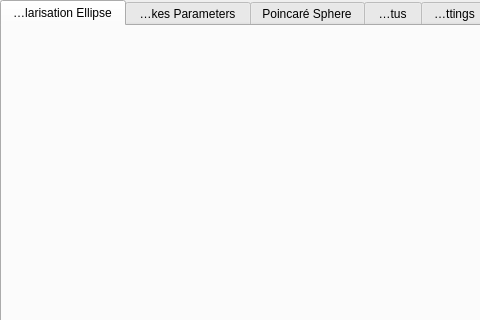
<?xml version="1.0" encoding="UTF-8"?>
<ui version="4.0">
 <class>MainWindow</class>
 <widget class="QMainWindow" name="MainWindow">
  <property name="geometry">
   <rect>
    <x>0</x>
    <y>0</y>
    <width>480</width>
    <height>320</height>
   </rect>
  </property>
  <property name="windowTitle">
   <string>MainWindow</string>
  </property>
  <widget class="QWidget" name="centralwidget">
   <widget class="QWidget" name="gridLayoutWidget">
    <property name="geometry">
     <rect>
      <x>0</x>
      <y>0</y>
      <width>488</width>
      <height>349</height>
     </rect>
    </property>
    <layout class="QGridLayout" name="gridLayout">
     <property name="spacing">
      <number>0</number>
     </property>
     <item row="0" column="0">
      <widget class="QTabWidget" name="tabWidget">
       <property name="tabPosition">
        <enum>QTabWidget::North</enum>
       </property>
       <property name="tabShape">
        <enum>QTabWidget::Rounded</enum>
       </property>
       <property name="currentIndex">
        <number>0</number>
       </property>
       <property name="iconSize">
        <size>
         <width>8</width>
         <height>8</height>
        </size>
       </property>
       <property name="elideMode">
        <enum>Qt::ElideLeft</enum>
       </property>
       <widget class="QWidget" name="polarisation_ellipse_tab">
        <property name="sizePolicy">
         <sizepolicy hsizetype="Fixed" vsizetype="Fixed">
          <horstretch>0</horstretch>
          <verstretch>0</verstretch>
         </sizepolicy>
        </property>
        <property name="minimumSize">
         <size>
          <width>480</width>
          <height>320</height>
         </size>
        </property>
        <property name="maximumSize">
         <size>
          <width>480</width>
          <height>320</height>
         </size>
        </property>
        <attribute name="title">
         <string>Polarisation Ellipse</string>
        </attribute>
       </widget>
       <widget class="QWidget" name="stokes_parameters_tab">
        <attribute name="title">
         <string>Stokes Parameters</string>
        </attribute>
       </widget>
       <widget class="QWidget" name="poincare_sphere">
        <attribute name="title">
         <string>Poincaré Sphere</string>
        </attribute>
       </widget>
       <widget class="QWidget" name="status_tab">
        <attribute name="title">
         <string>Status</string>
        </attribute>
       </widget>
       <widget class="QWidget" name="settings_tab">
        <attribute name="title">
         <string>Settings</string>
        </attribute>
       </widget>
      </widget>
     </item>
    </layout>
   </widget>
  </widget>
 </widget>
 <resources/>
 <connections/>
</ui>
